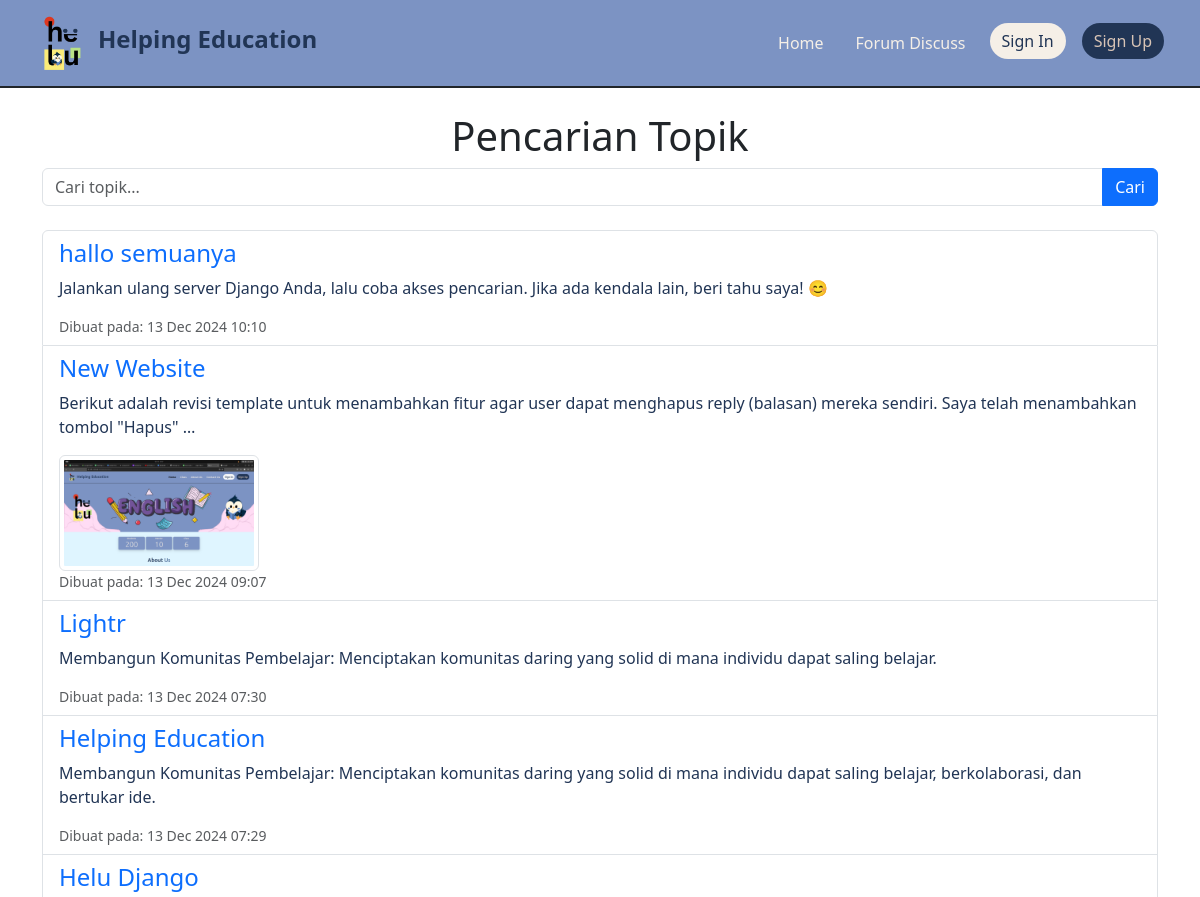
The page /forum/find/ (upper part) on the database as committed earlier.
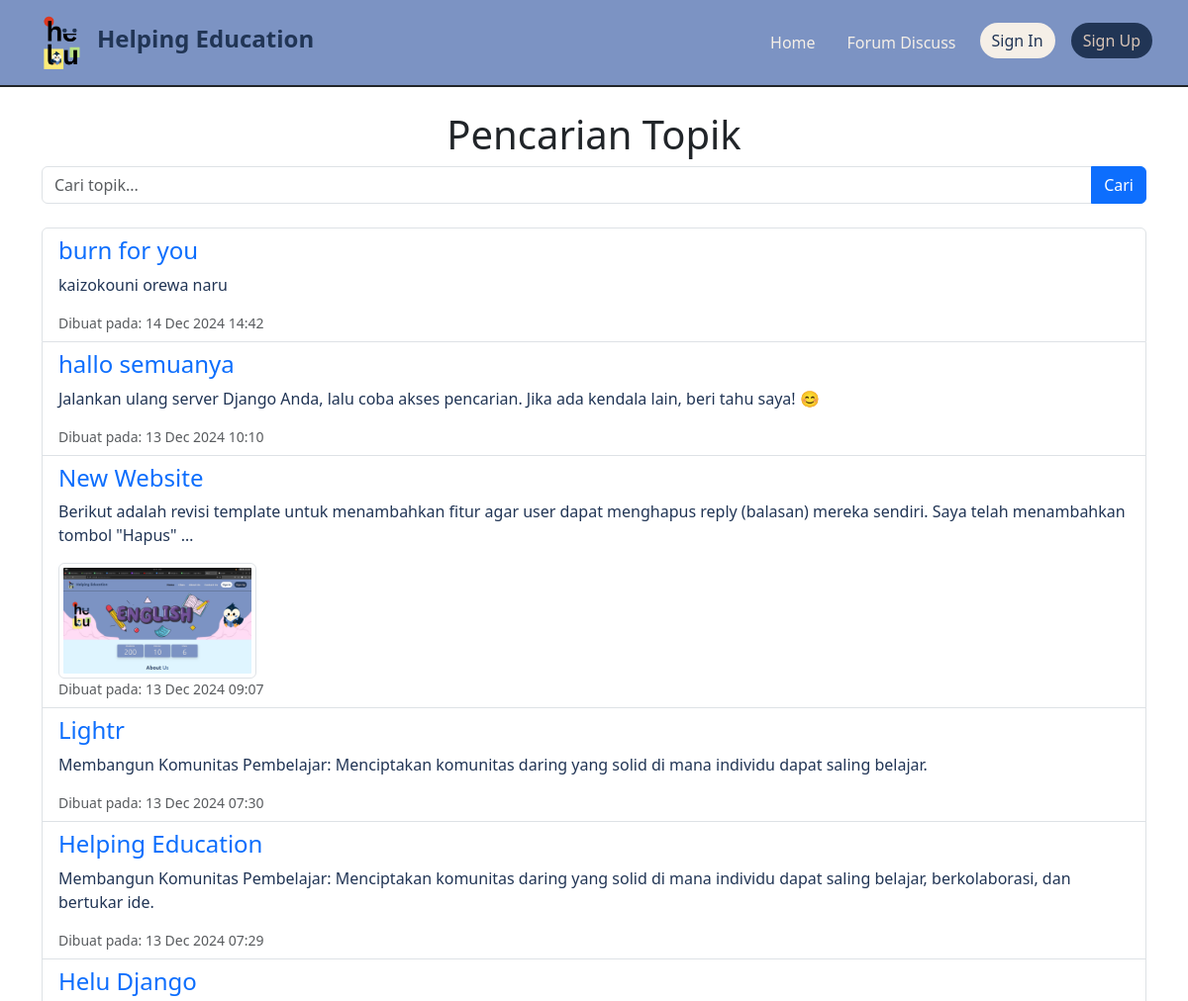
The same page on the database as committed later.
### forum_discuss/models.py (models this page shows, shortened)
class Topic(models.Model):
    title = models.CharField(max_length=200, verbose_name="Judul")
    description = models.TextField(verbose_name="Deskripsi")
    created_at = models.DateTimeField(auto_now_add=True, verbose_name="Dibuat pada")
    created_by = models.ForeignKey(User, on_delete=models.CASCADE, verbose_name="Dibuat oleh")
    image = models.ImageField(upload_to='topic_images/', blank=True, null=True)
    updated_at = models.DateTimeField(auto_now=True, verbose_name="Terakhir diperbarui pada")
    likes = models.ManyToManyField(User, related_name='liked_topics', blank=True)
    unlikes = models.ManyToManyField(User, related_name='unliked_topics', blank=True)
    class Meta:
        verbose_name = "Topik"
        verbose_name_plural = "Topik-topik"
        ordering = ['-created_at']  # Mengurutkan topik berdasarkan waktu pembuatan terbaru

### forum_discuss/views.py (the view)
# urls.py: path('find/', views.find_topic, name='find_topic'),
def find_topic(request):
    query = request.GET.get('q', '')  # Ambil input pencarian
    topics = Topic.objects.filter(Q(title__icontains=query) | Q(description__icontains=query)).order_by('-created_at')  # Filter berdasarkan judul atau deskripsi
    paginator = Paginator(topics, 10)  # Batasi 10 topik per halaman
    page_number = request.GET.get('page', 1)
    page_topics = paginator.get_page(page_number)
    context = {
        'topics': page_topics,
        'query': query,
    }
    return render(request, 'forum/find_topic.html', context)

### classPage/context_processors.py (called while the page is built)
def global_testimonials(request):
    return {
        'global_testimonials': Testimonial.objects.all()
    }

### templates/forum/find_topic.html (shortened to what this page needs)
{% extends 'topicBase.html' %}
{% block content %}
<div class="container mt-4">
    <h1 class="text-center">Pencarian Topik</h1>
    <form method="get" action="{% url 'find_topic' %}" class="mb-4">
        <div class="input-group">
            <input type="text" name="q" class="form-control" placeholder="Cari topik..." value="{{ query }}">
            <button class="btn btn-primary" type="submit">Cari</button>
        </div>
    </form>
    {% if topics %}
        <ul class="list-group">
            {% for topic in topics %}
                <li class="list-group-item">
                    <a href="{% url 'topic_detail' topic.pk %}" class="text-decoration-none">
                        <h4>{{ topic.title }}</h4>
                        <p>{{ topic.description|truncatewords:20 }}</p>
                        {% if topic.image %}
                            <img src="{{ topic.image.url }}" alt="{{ topic.title }}" class="img-thumbnail" style="max-width: 200px; height: auto;">
                        {% endif %}
                    </a>
                    <div class="text-muted small">Dibuat pada: {{ topic.created_at|date:"d M Y H:i" }}</div>
                </li>
            {% endfor %}
        </ul>
    {% else %}
        <p class="text-center">Tidak ada topik yang ditemukan untuk pencarian "{{ query }}".</p>
    {% endif %}
</div>
{% endblock %}

Rows that differ between the two databases and show on the page:
added Topic: title "burn for you", description "kaizokouni orewa naru", created_at "14 Dec 2024 14:42"
